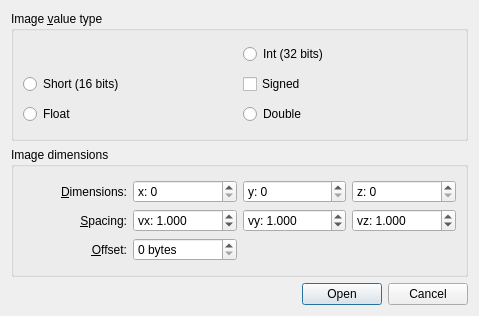
<ui version="4.0" >
 <class>Raw_image_dialog</class>
 <widget class="QDialog" name="Raw_image_dialog" >
  <property name="geometry" >
   <rect>
    <x>0</x>
    <y>0</y>
    <width>479</width>
    <height>316</height>
   </rect>
  </property>
  <property name="windowTitle" >
   <string>Open raw image</string>
  </property>
  <layout class="QVBoxLayout" name="verticalLayout" >
   <item>
    <widget class="QGroupBox" name="groupBox_2" >
     <property name="title" >
      <string>Image &amp;value type</string>
     </property>
     <layout class="QGridLayout" name="gridLayout" >
      <item row="2" column="0" >
       <widget class="QRadioButton" name="short_bt" >
        <property name="text" >
         <string>Short (16 bits)</string>
        </property>
       </widget>
      </item>
      <item row="3" column="0" >
       <widget class="QRadioButton" name="float_bt" >
        <property name="text" >
         <string>Float</string>
        </property>
       </widget>
      </item>
      <item row="0" column="1" >
       <widget class="QRadioButton" name="int_bt" >
        <property name="text" >
         <string>Int (32 bits)</string>
        </property>
       </widget>
      </item>
      <item row="3" column="1" >
       <widget class="QRadioButton" name="radioButton_6" >
        <property name="text" >
         <string>Double</string>
        </property>
       </widget>
      </item>
      <item row="2" column="1" >
       <widget class="QCheckBox" name="signed_bt" >
        <property name="text" >
         <string>Signed</string>
        </property>
       </widget>
      </item>
     </layout>
    </widget>
   </item>
   <item>
    <widget class="QGroupBox" name="groupBox" >
     <property name="title" >
      <string>Image dimensions</string>
     </property>
     <layout class="QVBoxLayout" name="verticalLayout_2" >
      <item>
       <layout class="QGridLayout" >
        <item row="0" column="0" >
         <widget class="QLabel" name="label_dim" >
          <property name="text" >
           <string>&amp;Dimensions:</string>
          </property>
          <property name="alignment" >
           <set>Qt::AlignRight|Qt::AlignTrailing|Qt::AlignVCenter</set>
          </property>
          <property name="buddy" >
           <cstring>dim_x</cstring>
          </property>
         </widget>
        </item>
        <item row="1" column="0" >
         <widget class="QLabel" name="label_spacing" >
          <property name="text" >
           <string>&amp;Spacing:</string>
          </property>
          <property name="alignment" >
           <set>Qt::AlignRight|Qt::AlignTrailing|Qt::AlignVCenter</set>
          </property>
          <property name="buddy" >
           <cstring>spacing_x</cstring>
          </property>
         </widget>
        </item>
        <item row="0" column="1" >
         <widget class="QSpinBox" name="dim_x" >
          <property name="prefix" >
           <string>x: </string>
          </property>
          <property name="maximum" >
           <number>100000000</number>
          </property>
         </widget>
        </item>
        <item row="0" column="2" >
         <widget class="QSpinBox" name="dim_y" >
          <property name="prefix" >
           <string>y: </string>
          </property>
          <property name="maximum" >
           <number>100000000</number>
          </property>
         </widget>
        </item>
        <item row="0" column="3" >
         <widget class="QSpinBox" name="dim_z" >
          <property name="prefix" >
           <string>z: </string>
          </property>
          <property name="maximum" >
           <number>100000000</number>
          </property>
         </widget>
        </item>
        <item row="1" column="1" >
         <widget class="QDoubleSpinBox" name="spacing_x" >
          <property name="prefix" >
           <string>vx: </string>
          </property>
          <property name="decimals" >
           <number>3</number>
          </property>
          <property name="value" >
           <double>1.000000000000000</double>
          </property>
         </widget>
        </item>
        <item row="1" column="2" >
         <widget class="QDoubleSpinBox" name="spacing_y" >
          <property name="prefix" >
           <string>vy: </string>
          </property>
          <property name="decimals" >
           <number>3</number>
          </property>
          <property name="value" >
           <double>1.000000000000000</double>
          </property>
         </widget>
        </item>
        <item row="1" column="3" >
         <widget class="QDoubleSpinBox" name="spacing_z" >
          <property name="prefix" >
           <string>vz: </string>
          </property>
          <property name="decimals" >
           <number>3</number>
          </property>
          <property name="value" >
           <double>1.000000000000000</double>
          </property>
         </widget>
        </item>
        <item row="2" column="0" >
         <widget class="QLabel" name="offset_label" >
          <property name="text" >
           <string>&amp;Offset:</string>
          </property>
          <property name="alignment" >
           <set>Qt::AlignRight|Qt::AlignTrailing|Qt::AlignVCenter</set>
          </property>
          <property name="buddy" >
           <cstring>offset</cstring>
          </property>
         </widget>
        </item>
        <item row="2" column="1" >
         <widget class="QSpinBox" name="offset" >
          <property name="suffix" >
           <string> bytes</string>
          </property>
          <property name="maximum" >
           <number>999999999</number>
          </property>
         </widget>
        </item>
       </layout>
      </item>
     </layout>
    </widget>
   </item>
   <item>
    <widget class="QDialogButtonBox" name="buttonBox" >
     <property name="standardButtons" >
      <set>QDialogButtonBox::Cancel|QDialogButtonBox::Open</set>
     </property>
    </widget>
   </item>
  </layout>
 </widget>
 <tabstops>
  <tabstop>int_bt</tabstop>
  <tabstop>short_bt</tabstop>
  <tabstop>signed_bt</tabstop>
  <tabstop>float_bt</tabstop>
  <tabstop>radioButton_6</tabstop>
  <tabstop>dim_x</tabstop>
  <tabstop>dim_y</tabstop>
  <tabstop>dim_z</tabstop>
  <tabstop>spacing_x</tabstop>
  <tabstop>spacing_y</tabstop>
  <tabstop>spacing_z</tabstop>
  <tabstop>offset</tabstop>
  <tabstop>buttonBox</tabstop>
 </tabstops>
 <resources/>
 <connections>
  <connection>
   <sender>float_bt</sender>
   <signal>toggled(bool)</signal>
   <receiver>signed_bt</receiver>
   <slot>setDisabled(bool)</slot>
   <hints>
    <hint type="sourcelabel" >
     <x>47</x>
     <y>112</y>
    </hint>
    <hint type="destinationlabel" >
     <x>257</x>
     <y>83</y>
    </hint>
   </hints>
  </connection>
  <connection>
   <sender>radioButton_6</sender>
   <signal>toggled(bool)</signal>
   <receiver>signed_bt</receiver>
   <slot>setDisabled(bool)</slot>
   <hints>
    <hint type="sourcelabel" >
     <x>281</x>
     <y>113</y>
    </hint>
    <hint type="destinationlabel" >
     <x>290</x>
     <y>82</y>
    </hint>
   </hints>
  </connection>
  <connection>
   <sender>buttonBox</sender>
   <signal>accepted()</signal>
   <receiver>Raw_image_dialog</receiver>
   <slot>accept()</slot>
   <hints>
    <hint type="sourcelabel" >
     <x>191</x>
     <y>290</y>
    </hint>
    <hint type="destinationlabel" >
     <x>183</x>
     <y>313</y>
    </hint>
   </hints>
  </connection>
  <connection>
   <sender>buttonBox</sender>
   <signal>rejected()</signal>
   <receiver>Raw_image_dialog</receiver>
   <slot>reject()</slot>
   <hints>
    <hint type="sourcelabel" >
     <x>253</x>
     <y>293</y>
    </hint>
    <hint type="destinationlabel" >
     <x>252</x>
     <y>312</y>
    </hint>
   </hints>
  </connection>
 </connections>
</ui>
